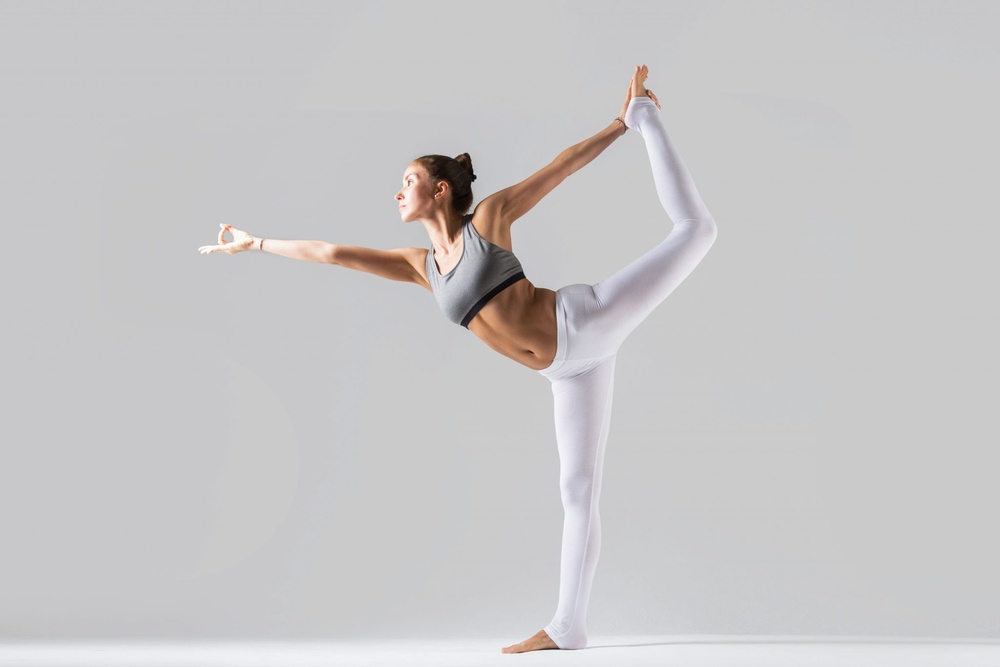
#> input picture Human Pose Estimation/2.jpg, 1000 x 667 px, shrunk from 2048 x 1365 before the run
$ python greyscale.py
#> lines starting #> are read from the running program, lines starting #| are printed output that depends on the picture; after the words box and inside, x2 and y2 are one past the last pixel; in counts of white or black regions, pixels touching at a corner belong together
import numpy as np
import cv2
from PIL import Image
name=input("enter the filename:")
#> the answer given: ../Human Pose Estimation/2.jpg
img1=cv2.imread(name)
#> img1 is the input picture: shape (667, 1000, 3); mean B, G, R 199.9, 199, 200.4
img2=img1.copy()
imgray=cv2.cvtColor(img1,cv2.COLOR_BGR2GRAY)
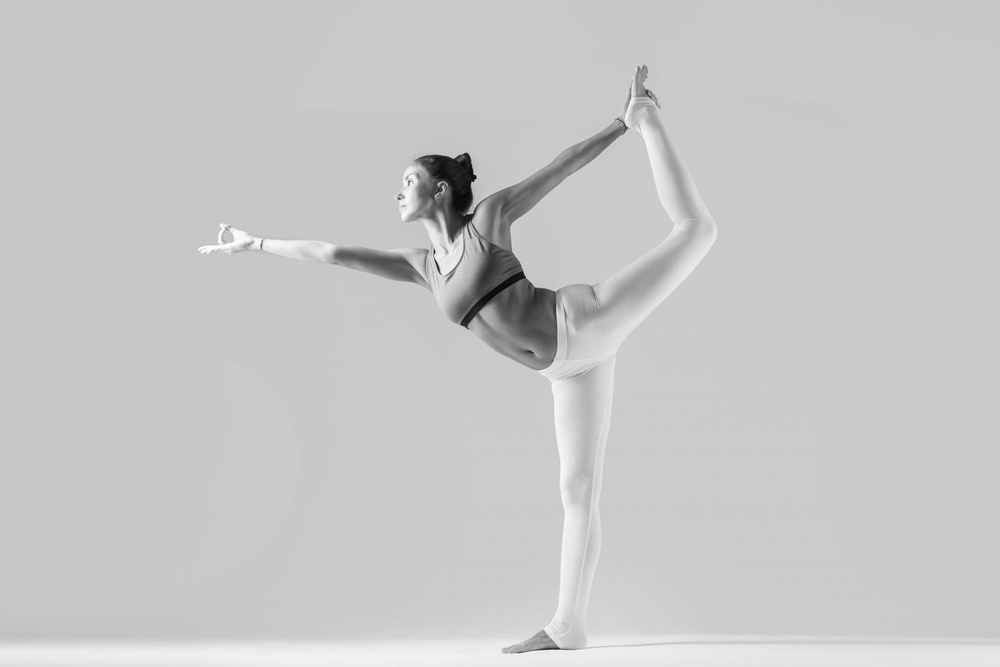
#> imgray: shape (667, 1000); min 4, max 255, mean 199.4
(thresh,bwINVimage)=cv2.threshold(imgray,127,255,cv2.THRESH_BINARY_INV)
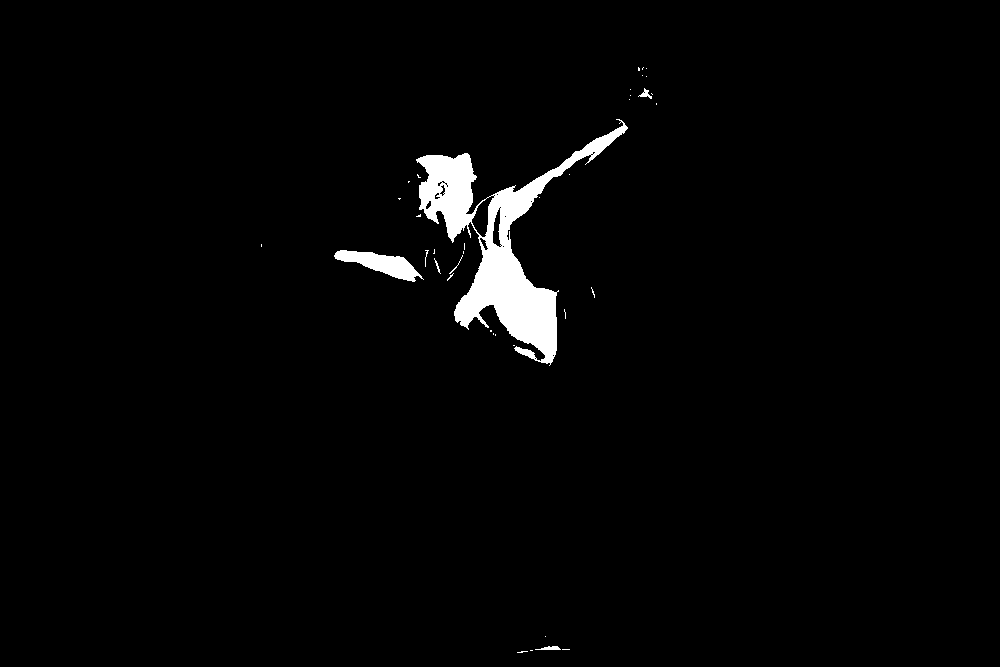
#> bwINVimage: shape (667, 1000); 2.1% white; 38 white regions (31 under 20 px), largest, box (x1, y1, x2, y2) and area: (416, 119, 628, 366) 12628, (334, 250, 424, 282) 1283, (535, 646, 561, 650) 68
(thresh,bwimage)=cv2.threshold(imgray,127,255,cv2.THRESH_BINARY)
#> bwimage: shape (667, 1000); 97.9% white; 38 black regions (31 under 20 px)
ret,bw=cv2.threshold(imgray,127,255,0)
con,th=cv2.findContours(bwINVimage,cv2.RETR_EXTERNAL,cv2.CHAIN_APPROX_SIMPLE)
#> con = 38 contours, 34 with area under 20; largest, box (x1, y1, x2, y2) and area: (416, 119, 628, 366) 12798, (334, 250, 424, 282) 1188, (535, 646, 561, 650) 42, (638, 88, 652, 99) 42; th = 38 rows, first 6: [1, -1, -1, -1], [2, 0, -1, -1], [3, 1, -1, -1], [4, 2, -1, -1], [5, 3, -1, -1], [6, 4, -1, -1]
contours,hier=cv2.findContours(bwimage,cv2.RETR_TREE,cv2.CHAIN_APPROX_SIMPLE)
#> contours = 78 contours, 64 with area under 20; largest, box (x1, y1, x2, y2) and area: (0, 0, 1000, 667) 665334, (415, 118, 629, 366) 13542, (333, 249, 424, 283) 1376, (493, 207, 502, 247) 146, (534, 645, 562, 651) 94
# [4 lines of commented-out code are left out]

cv2.imshow('image main',img1)
#cv2.imshow('image bw',bwimage)
i=0
cnt1=con
#> cnt1 has the same summary as con
#> (the run stopped early here; a loop or call above may not have finished)

$ run again, on Human Pose Estimation/4.jpg
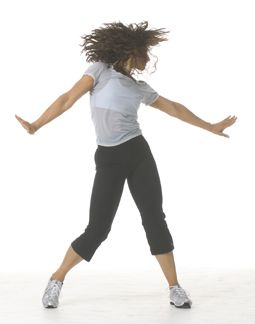
#> input picture Human Pose Estimation/4.jpg, 255 x 324 px
#> img1 is the input picture: shape (324, 255, 3); mean B, G, R 222.4, 224.3, 226
#> `imgray=cv2.cvtColor(img1,cv2.COLOR_BGR2GRAY)`:
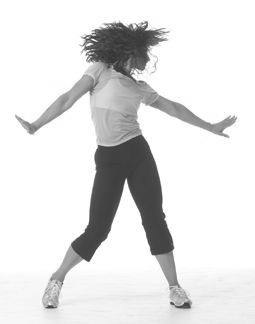
#> imgray: shape (324, 255); min 48, max 255, mean 224.6
#> `(thresh,bwINVimage)=cv2.threshold(imgray,127,255,cv2.THRESH_BINARY_INV)`:
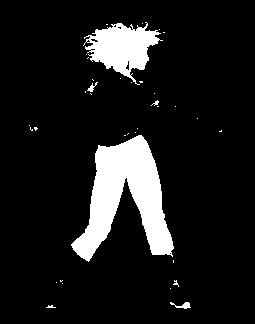
#> bwINVimage: shape (324, 255); 10.8% white; 36 white regions (31 under 20 px), largest, box (x1, y1, x2, y2) and area: (71, 135, 174, 262) 6194, (83, 22, 163, 85) 2497, (170, 302, 191, 309) 69, (87, 82, 98, 92) 40, (151, 100, 159, 106) 20
#> bwimage: shape (324, 255); 89.2% white; 36 black regions (31 under 20 px)
#> con = 36 contours, 32 with area under 20; largest, box (x1, y1, x2, y2) and area: (71, 135, 174, 262) 5960, (83, 22, 163, 85) 2362, (170, 302, 191, 309) 46, (87, 82, 98, 92) 24; th = 36 rows, first 6: [1, -1, -1, -1], [2, 0, -1, -1], [3, 1, -1, -1], [4, 2, -1, -1], [5, 3, -1, -1], [6, 4, -1, -1]
#> contours = 69 contours, 61 with area under 20; largest, box (x1, y1, x2, y2) and area: (0, 0, 255, 324) 82042, (70, 134, 175, 263) 6430, (84, 22, 162, 85) 2656, (174, 301, 192, 310) 77, (86, 82, 96, 93) 45, (45, 304, 57, 309) 29, (152, 99, 160, 106) 24, (172, 279, 179, 286) 24
#> cnt1 has the same summary as con

$ run again, on Human Pose Estimation/5.jpg
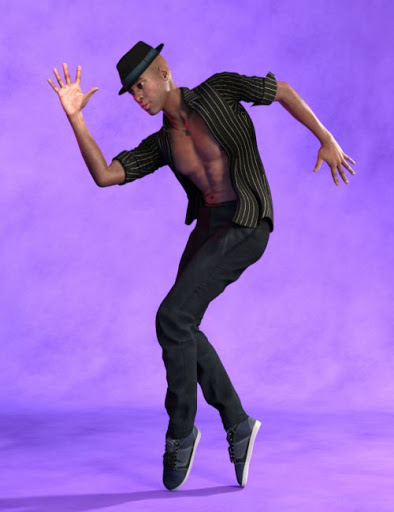
#> input picture Human Pose Estimation/5.jpg, 394 x 512 px
#> img1 is the input picture: shape (512, 394, 3); mean B, G, R 213.2, 108.8, 154.1
#> `imgray=cv2.cvtColor(img1,cv2.COLOR_BGR2GRAY)`:
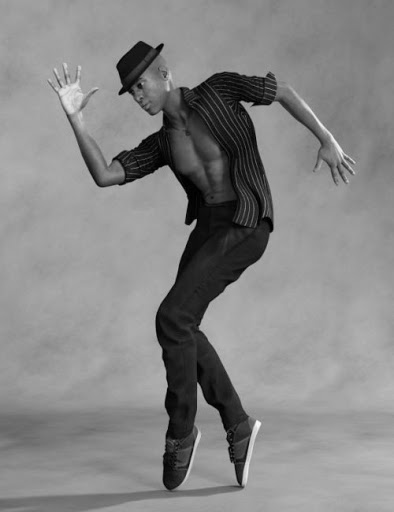
#> imgray: shape (512, 394); min 0, max 248, mean 134.3
#> `(thresh,bwINVimage)=cv2.threshold(imgray,127,255,cv2.THRESH_BINARY_INV)`:
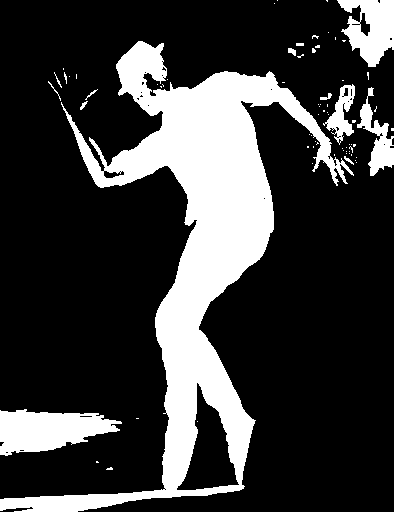
#> bwINVimage: shape (512, 394); 23.1% white; 72 white regions (59 under 20 px), largest, box (x1, y1, x2, y2) and area: (0, 41, 354, 512) 38004, (0, 409, 122, 456) 3724, (337, 0, 394, 67) 2381
#> bwimage: shape (512, 394); 76.9% white; 72 black regions (59 under 20 px)
#> con = 71 contours, 64 with area under 20; largest, box (x1, y1, x2, y2) and area: (0, 41, 354, 512) 40044, (0, 409, 122, 456) 3566, (337, 0, 394, 67) 2382, (357, 87, 394, 176) 1058, (323, 84, 355, 145) 760, (288, 48, 296, 56) 30, (320, 93, 332, 100) 25; th = 71 rows, first 6: [1, -1, -1, -1], [2, 0, -1, -1], [3, 1, -1, -1], [4, 2, -1, -1], [5, 3, -1, -1], [6, 4, -1, -1]
#> contours = 121 contours, 103 with area under 20; largest, box (x1, y1, x2, y2) and area: (0, 0, 394, 512) 150952, (177, 383, 239, 490) 2932, (324, 83, 356, 144) 934, (319, 92, 333, 101) 57, (367, 86, 375, 97) 56
#> cnt1 has the same summary as con
